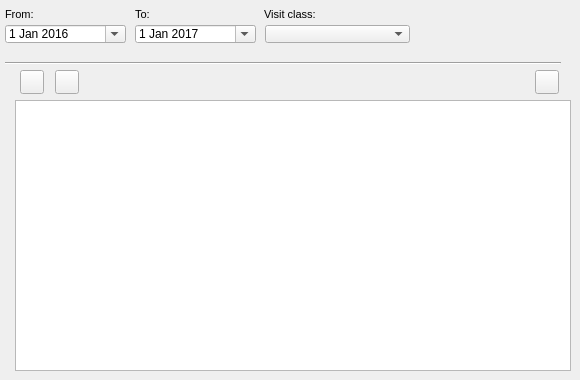
    <widget class="QWidget" name="tab_10">
     <attribute name="title">
      <string>O&amp;&amp;M</string>
     </attribute>
     <widget class="QDateEdit" name="date_event_to">
      <property name="geometry">
       <rect>
        <x>135</x>
        <y>25</y>
        <width>121</width>
        <height>18</height>
       </rect>
      </property>
      <property name="date">
       <date>
        <year>2017</year>
        <month>1</month>
        <day>1</day>
       </date>
      </property>
      <property name="calendarPopup">
       <bool>true</bool>
      </property>
     </widget>
     <widget class="QDateEdit" name="date_event_from">
      <property name="geometry">
       <rect>
        <x>5</x>
        <y>25</y>
        <width>121</width>
        <height>18</height>
       </rect>
      </property>
      <property name="date">
       <date>
        <year>2016</year>
        <month>1</month>
        <day>1</day>
       </date>
      </property>
      <property name="calendarPopup">
       <bool>true</bool>
      </property>
     </widget>
     <widget class="Line" name="line_8">
      <property name="geometry">
       <rect>
        <x>5</x>
        <y>55</y>
        <width>556</width>
        <height>16</height>
       </rect>
      </property>
      <property name="orientation">
       <enum>Qt::Horizontal</enum>
      </property>
     </widget>
     <widget class="QLabel" name="label_data_event_from">
      <property name="geometry">
       <rect>
        <x>5</x>
        <y>3</y>
        <width>90</width>
        <height>22</height>
       </rect>
      </property>
      <property name="font">
       <font>
        <pointsize>8</pointsize>
       </font>
      </property>
      <property name="frameShape">
       <enum>QFrame::NoFrame</enum>
      </property>
      <property name="frameShadow">
       <enum>QFrame::Plain</enum>
      </property>
      <property name="text">
       <string>From:</string>
      </property>
      <property name="textFormat">
       <enum>Qt::AutoText</enum>
      </property>
      <property name="scaledContents">
       <bool>false</bool>
      </property>
      <property name="alignment">
       <set>Qt::AlignLeading|Qt::AlignLeft|Qt::AlignVCenter</set>
      </property>
      <property name="margin">
       <number>3</number>
      </property>
     </widget>
     <widget class="QTableView" name="tbl_visit_gully">
      <property name="geometry">
       <rect>
        <x>15</x>
        <y>100</y>
        <width>556</width>
        <height>271</height>
       </rect>
      </property>
      <property name="sortingEnabled">
       <bool>true</bool>
      </property>
     </widget>
     <widget class="QLabel" name="label_event_parameter_type">
      <property name="geometry">
       <rect>
        <x>264</x>
        <y>3</y>
        <width>93</width>
        <height>22</height>
       </rect>
      </property>
      <property name="font">
       <font>
        <pointsize>8</pointsize>
       </font>
      </property>
      <property name="layoutDirection">
       <enum>Qt::LeftToRight</enum>
      </property>
      <property name="frameShape">
       <enum>QFrame::NoFrame</enum>
      </property>
      <property name="frameShadow">
       <enum>QFrame::Raised</enum>
      </property>
      <property name="text">
       <string>Visit class:</string>
      </property>
      <property name="textFormat">
       <enum>Qt::AutoText</enum>
      </property>
      <property name="scaledContents">
       <bool>false</bool>
      </property>
      <property name="margin">
       <number>3</number>
      </property>
     </widget>
     <widget class="QLabel" name="label_data_event_to">
      <property name="geometry">
       <rect>
        <x>135</x>
        <y>3</y>
        <width>119</width>
        <height>22</height>
       </rect>
      </property>
      <property name="font">
       <font>
        <pointsize>8</pointsize>
       </font>
      </property>
      <property name="frameShape">
       <enum>QFrame::NoFrame</enum>
      </property>
      <property name="frameShadow">
       <enum>QFrame::Raised</enum>
      </property>
      <property name="text">
       <string>To:</string>
      </property>
      <property name="textFormat">
       <enum>Qt::AutoText</enum>
      </property>
      <property name="scaledContents">
       <bool>false</bool>
      </property>
      <property name="margin">
       <number>3</number>
      </property>
     </widget>
     <widget class="QComboBox" name="cmb_visit_class">
      <property name="geometry">
       <rect>
        <x>265</x>
        <y>25</y>
        <width>145</width>
        <height>18</height>
       </rect>
      </property>
     </widget>
     <widget class="QPushButton" name="btn_open_gallery">
      <property name="geometry">
       <rect>
        <x>535</x>
        <y>70</y>
        <width>24</width>
        <height>24</height>
       </rect>
      </property>
      <property name="toolTip">
       <string>&lt;html&gt;&lt;head/&gt;&lt;body&gt;&lt;p&gt;Open gallery&lt;/p&gt;&lt;/body&gt;&lt;/html&gt;</string>
      </property>
      <property name="text">
       <string/>
      </property>
      <property name="icon">
       <iconset>
        <normaloff>../icons/136b.png</normaloff>../icons/136b.png</iconset>
      </property>
      <property name="iconSize">
       <size>
        <width>22</width>
        <height>22</height>
       </size>
      </property>
     </widget>
     <widget class="QPushButton" name="btn_open_visit">
      <property name="geometry">
       <rect>
        <x>20</x>
        <y>70</y>
        <width>24</width>
        <height>24</height>
       </rect>
      </property>
      <property name="toolTip">
       <string extracomment="Open visits related to this element">Visit manager</string>
      </property>
      <property name="text">
       <string/>
      </property>
      <property name="icon">
       <iconset>
        <normaloff>../icons/65b.png</normaloff>../icons/65b.png</iconset>
      </property>
      <property name="iconSize">
       <size>
        <width>22</width>
        <height>22</height>
       </size>
      </property>
     </widget>
     <widget class="QPushButton" name="btn_new_visit">
      <property name="geometry">
       <rect>
        <x>55</x>
        <y>70</y>
        <width>24</width>
        <height>24</height>
       </rect>
      </property>
      <property name="toolTip">
       <string extracomment="Add visit to this element">Add visit</string>
      </property>
      <property name="text">
       <string/>
      </property>
      <property name="icon">
       <iconset>
        <normaloff>../icons/64b.png</normaloff>../icons/64b.png</iconset>
      </property>
      <property name="iconSize">
       <size>
        <width>22</width>
        <height>22</height>
       </size>
      </property>
     </widget>
    </widget>
